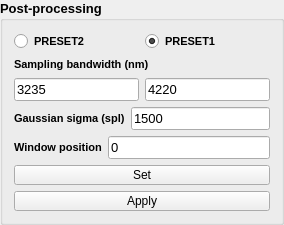
       <widget class="QGroupBox" name="group_PostProcessParams">
        <property name="sizePolicy">
         <sizepolicy hsizetype="Expanding" vsizetype="Preferred">
          <horstretch>0</horstretch>
          <verstretch>0</verstretch>
         </sizepolicy>
        </property>
        <property name="minimumSize">
         <size>
          <width>200</width>
          <height>0</height>
         </size>
        </property>
        <property name="maximumSize">
         <size>
          <width>350</width>
          <height>16777215</height>
         </size>
        </property>
        <property name="font">
         <font>
          <pointsize>10</pointsize>
          <weight>75</weight>
          <bold>true</bold>
         </font>
        </property>
        <property name="title">
         <string>Post-processing</string>
        </property>
        <property name="flat">
         <bool>false</bool>
        </property>
        <property name="checkable">
         <bool>false</bool>
        </property>
        <layout class="QVBoxLayout" name="verticalLayout_9">
         <item>
          <layout class="QVBoxLayout" name="verticalLayout_PostProcessParams">
           <item>
            <layout class="QHBoxLayout" name="horizontalLayout_PresetParams">
             <item>
              <widget class="QRadioButton" name="Preset2Radio">
               <property name="minimumSize">
                <size>
                 <width>0</width>
                 <height>15</height>
                </size>
               </property>
               <property name="font">
                <font>
                 <pointsize>8</pointsize>
                 <weight>75</weight>
                 <bold>true</bold>
                </font>
               </property>
               <property name="styleSheet">
                <string notr="true"/>
               </property>
               <property name="text">
                <string>PRESET2</string>
               </property>
               <property name="checked">
                <bool>false</bool>
               </property>
              </widget>
             </item>
             <item>
              <widget class="QRadioButton" name="Preset1Radio">
               <property name="minimumSize">
                <size>
                 <width>0</width>
                 <height>15</height>
                </size>
               </property>
               <property name="font">
                <font>
                 <pointsize>8</pointsize>
                 <weight>75</weight>
                 <bold>true</bold>
                </font>
               </property>
               <property name="styleSheet">
                <string notr="true"/>
               </property>
               <property name="text">
                <string>PRESET1</string>
               </property>
               <property name="checked">
                <bool>true</bool>
               </property>
              </widget>
             </item>
            </layout>
           </item>
           <item>
            <widget class="QLabel" name="label_Bandwidth">
             <property name="minimumSize">
              <size>
               <width>0</width>
               <height>15</height>
              </size>
             </property>
             <property name="font">
              <font>
               <pointsize>8</pointsize>
               <weight>75</weight>
               <bold>true</bold>
              </font>
             </property>
             <property name="styleSheet">
              <string notr="true"/>
             </property>
             <property name="text">
              <string>Sampling bandwidth (nm)</string>
             </property>
            </widget>
           </item>
           <item>
            <layout class="QHBoxLayout" name="horizontalLayout_Bandwidth">
             <item>
              <widget class="QLineEdit" name="wave_left_ui">
               <property name="minimumSize">
                <size>
                 <width>0</width>
                 <height>20</height>
                </size>
               </property>
               <property name="font">
                <font>
                 <weight>50</weight>
                 <bold>false</bold>
                </font>
               </property>
               <property name="styleSheet">
                <string notr="true"/>
               </property>
               <property name="text">
                <string>3235</string>
               </property>
              </widget>
             </item>
             <item>
              <widget class="QLineEdit" name="wave_right_ui">
               <property name="minimumSize">
                <size>
                 <width>0</width>
                 <height>20</height>
                </size>
               </property>
               <property name="font">
                <font>
                 <weight>50</weight>
                 <bold>false</bold>
                </font>
               </property>
               <property name="styleSheet">
                <string notr="true"/>
               </property>
               <property name="text">
                <string>4220</string>
               </property>
              </widget>
             </item>
            </layout>
           </item>
           <item>
            <layout class="QHBoxLayout" name="horizontalLayout_GaussianSigma">
             <item>
              <widget class="QLabel" name="label_6">
               <property name="minimumSize">
                <size>
                 <width>0</width>
                 <height>15</height>
                </size>
               </property>
               <property name="font">
                <font>
                 <pointsize>8</pointsize>
                 <weight>75</weight>
                 <bold>true</bold>
                </font>
               </property>
               <property name="styleSheet">
                <string notr="true"/>
               </property>
               <property name="text">
                <string>Gaussian sigma (spl)</string>
               </property>
              </widget>
             </item>
             <item>
              <widget class="QLineEdit" name="gaussian_std_ui">
               <property name="minimumSize">
                <size>
                 <width>0</width>
                 <height>20</height>
                </size>
               </property>
               <property name="font">
                <font>
                 <weight>50</weight>
                 <bold>false</bold>
                </font>
               </property>
               <property name="styleSheet">
                <string notr="true"/>
               </property>
               <property name="text">
                <string>1500</string>
               </property>
              </widget>
             </item>
            </layout>
           </item>
           <item>
            <layout class="QHBoxLayout" name="horizontalLayout_GaussianWindowPos">
             <item>
              <widget class="QLabel" name="label_GaussianPos">
               <property name="minimumSize">
                <size>
                 <width>0</width>
                 <height>15</height>
                </size>
               </property>
               <property name="font">
                <font>
                 <pointsize>8</pointsize>
                 <weight>75</weight>
                 <bold>true</bold>
                </font>
               </property>
               <property name="styleSheet">
                <string notr="true"/>
               </property>
               <property name="text">
                <string>Window position</string>
               </property>
              </widget>
             </item>
             <item>
              <widget class="QLineEdit" name="gaussian_pos_ui">
               <property name="minimumSize">
                <size>
                 <width>0</width>
                 <height>20</height>
                </size>
               </property>
               <property name="font">
                <font>
                 <weight>50</weight>
                 <bold>false</bold>
                </font>
               </property>
               <property name="styleSheet">
                <string notr="true"/>
               </property>
               <property name="text">
                <string>0</string>
               </property>
              </widget>
             </item>
            </layout>
           </item>
           <item>
            <widget class="QPushButton" name="SetProcParamsButton">
             <property name="sizePolicy">
              <sizepolicy hsizetype="Expanding" vsizetype="Preferred">
               <horstretch>0</horstretch>
               <verstretch>0</verstretch>
              </sizepolicy>
             </property>
             <property name="minimumSize">
              <size>
               <width>0</width>
               <height>20</height>
              </size>
             </property>
             <property name="maximumSize">
              <size>
               <width>16777215</width>
               <height>20</height>
              </size>
             </property>
             <property name="font">
              <font>
               <pointsize>9</pointsize>
               <weight>50</weight>
               <bold>false</bold>
              </font>
             </property>
             <property name="cursor">
              <cursorShape>PointingHandCursor</cursorShape>
             </property>
             <property name="styleSheet">
              <string notr="true"/>
             </property>
             <property name="text">
              <string>Set</string>
             </property>
            </widget>
           </item>
           <item>
            <widget class="QPushButton" name="ApplyProcButton">
             <property name="sizePolicy">
              <sizepolicy hsizetype="Expanding" vsizetype="Preferred">
               <horstretch>0</horstretch>
               <verstretch>0</verstretch>
              </sizepolicy>
             </property>
             <property name="minimumSize">
              <size>
               <width>0</width>
               <height>20</height>
              </size>
             </property>
             <property name="maximumSize">
              <size>
               <width>16777215</width>
               <height>20</height>
              </size>
             </property>
             <property name="font">
              <font>
               <pointsize>9</pointsize>
               <weight>50</weight>
               <bold>false</bold>
              </font>
             </property>
             <property name="text">
              <string>Apply</string>
             </property>
            </widget>
           </item>
          </layout>
         </item>
        </layout>
       </widget>
